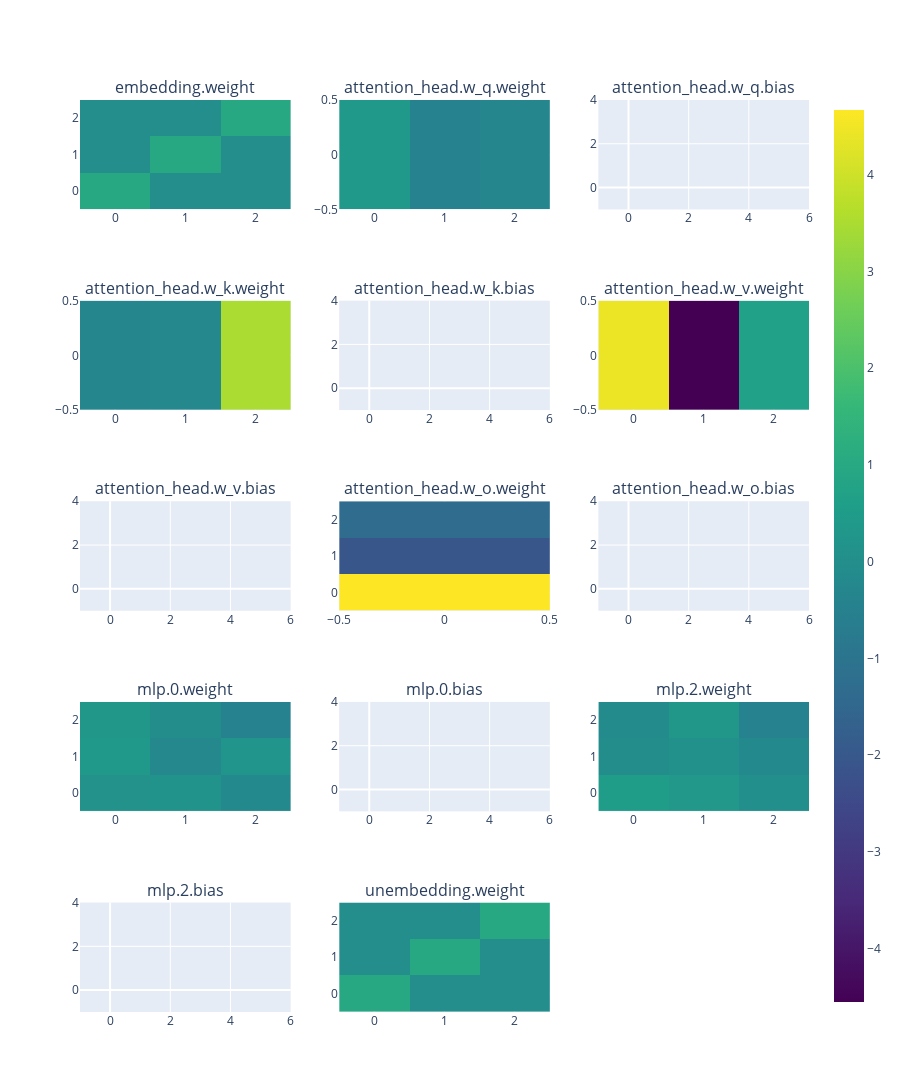

Write notebook code for a chart like this one.
### Code cell
from plotly.subplots import make_subplots

# Filter out biases from state_dict
filtered_state_dict = state_dict # {k: v for k, v in state_dict.items() if 'bias' not in k}

import plotly.graph_objects as go

# Create a subplot grid
num_matrices = len(filtered_state_dict)
fig = make_subplots(rows=num_matrices // 3 + 1, cols=3, subplot_titles=list(state_dict.keys()))

fig.update_layout(
    height=300*num_matrices / 3,  # Adjust height based on the number of matrices
    coloraxis={'colorscale': 'Viridis'},
    showlegend=False,
)

# Add a heatmap for each matrix in state_dict
for i, (name, matrix) in enumerate(filtered_state_dict.items()):
    fig.add_trace(
        go.Heatmap(z=matrix.cpu().numpy(), coloraxis="coloraxis"),
        row=(i // 3)+1, col=(i % 3) + 1,
    )

fig.show()

### Figure 1 — Plotly figure (JSON) as saved in the notebook; plotly's stock layout.template omitted (floating-point values rounded to 4 significant figures)
{"data": [{"coloraxis": "coloraxis", "type": "heatmap", "xaxis": "x", "yaxis": "y", "z": [[1, 0, 0], [0, 1, 0], [0, 0, 1]]}, {"coloraxis": "coloraxis", "type": "heatmap", "xaxis": "x2", "yaxis": "y2", "z": [[0.3867, -0.4641, -0.3029]]}, {"coloraxis": "coloraxis", "type": "heatmap", "xaxis": "x3", "yaxis": "y3", "z": [-0.9581]}, {"coloraxis": "coloraxis", "type": "heatmap", "xaxis": "x4", "yaxis": "y4", "z": [[-0.2547, -0.2227, 3.494]]}, {"coloraxis": "coloraxis", "type": "heatmap", "xaxis": "x5", "yaxis": "y5", "z": [0.09883]}, {"coloraxis": "coloraxis", "type": "heatmap", "xaxis": "x6", "yaxis": "y6", "z": [[4.423, -4.552, 0.6742]]}, {"coloraxis": "coloraxis", "type": "heatmap", "xaxis": "x7", "yaxis": "y7", "z": [0.6784]}, {"coloraxis": "coloraxis", "type": "heatmap", "xaxis": "x8", "yaxis": "y8", "z": [[4.67], [-2.084], [-1.317]]}, {"coloraxis": "coloraxis", "type": "heatmap", "xaxis": "x9", "yaxis": "y9", "z": [-0.3469, 2.904, -2.245]}, {"coloraxis": "coloraxis", "type": "heatmap", "xaxis": "x10", "yaxis": "y10", "z": [[0.1318, 0.1754, -0.2043], [0.3516, -0.2296, 0.2365], [0.3255, -0.0584, -0.456]]}, {"coloraxis": "coloraxis", "type": "heatmap", "xaxis": "x11", "yaxis": "y11", "z": [-0.4757, -0.07271, 0.3218]}, {"coloraxis": "coloraxis", "type": "heatmap", "xaxis": "x12", "yaxis": "y12", "z": [[0.5195, 0.3448, 0.03555], [-0.06259, 0.06439, -0.2064], [-0.117, 0.3267, -0.4712]]}, {"coloraxis": "coloraxis", "type": "heatmap", "xaxis": "x13", "yaxis": "y13", "z": [-0.3652, -0.1538, -0.3601]}, {"coloraxis": "coloraxis", "type": "heatmap", "xaxis": "x14", "yaxis": "y14", "z": [[1, 0, 0], [0, 1, 0], [0, 0, 1]]}], "layout": {"annotations": [{"font": {"size": 16}, "showarrow": false, "text": "embedding.weight", "x": 0.1444, "xanchor": "center", "xref": "paper", "y": 1, "yanchor": "bottom", "yref": "paper"}, {"font": {"size": 16}, "showarrow": false, "text": "attention_head.w_q.weight", "x": 0.5, "xanchor": "center", "xref": "paper", "y": 1, "yanchor": "bottom", "yref": "paper"}, {"font": {"size": 16}, "showarrow": false, "text": "attention_head.w_q.bias", "x": 0.8556, "xanchor": "center", "xref": "paper", "y": 1, "yanchor": "bottom", "yref": "paper"}, {"font": {"size": 16}, "showarrow": false, "text": "attention_head.w_k.weight", "x": 0.1444, "xanchor": "center", "xref": "paper", "y": 0.78, "yanchor": "bottom", "yref": "paper"}, {"font": {"size": 16}, "showarrow": false, "text": "attention_head.w_k.bias", "x": 0.5, "xanchor": "center", "xref": "paper", "y": 0.78, "yanchor": "bottom", "yref": "paper"}, {"font": {"size": 16}, "showarrow": false, "text": "attention_head.w_v.weight", "x": 0.8556, "xanchor": "center", "xref": "paper", "y": 0.78, "yanchor": "bottom", "yref": "paper"}, {"font": {"size": 16}, "showarrow": false, "text": "attention_head.w_v.bias", "x": 0.1444, "xanchor": "center", "xref": "paper", "y": 0.56, "yanchor": "bottom", "yref": "paper"}, {"font": {"size": 16}, "showarrow": false, "text": "attention_head.w_o.weight", "x": 0.5, "xanchor": "center", "xref": "paper", "y": 0.56, "yanchor": "bottom", "yref": "paper"}, {"font": {"size": 16}, "showarrow": false, "text": "attention_head.w_o.bias", "x": 0.8556, "xanchor": "center", "xref": "paper", "y": 0.56, "yanchor": "bottom", "yref": "paper"}, {"font": {"size": 16}, "showarrow": false, "text": "mlp.0.weight", "x": 0.1444, "xanchor": "center", "xref": "paper", "y": 0.34, "yanchor": "bottom", "yref": "paper"}, {"font": {"size": 16}, "showarrow": false, "text": "mlp.0.bias", "x": 0.5, "xanchor": "center", "xref": "paper", "y": 0.34, "yanchor": "bottom", "yref": "paper"}, {"font": {"size": 16}, "showarrow": false, "text": "mlp.2.weight", "x": 0.8556, "xanchor": "center", "xref": "paper", "y": 0.34, "yanchor": "bottom", "yref": "paper"}, {"font": {"size": 16}, "showarrow": false, "text": "mlp.2.bias", "x": 0.1444, "xanchor": "center", "xref": "paper", "y": 0.12, "yanchor": "bottom", "yref": "paper"}, {"font": {"size": 16}, "showarrow": false, "text": "unembedding.weight", "x": 0.5, "xanchor": "center", "xref": "paper", "y": 0.12, "yanchor": "bottom", "yref": "paper"}], "coloraxis": {"colorscale": [[0, "#440154"], [0.1111, "#482878"], [0.2222, "#3e4989"], [0.3333, "#31688e"], [0.4444, "#26828e"], [0.5556, "#1f9e89"], [0.6667, "#35b779"], [0.7778, "#6ece58"], [0.8889, "#b5de2b"], [1, "#fde725"]]}, "height": 1400, "showlegend": false, "xaxis": {"anchor": "y", "domain": [0, 0.2889]}, "xaxis10": {"anchor": "y10", "domain": [0, 0.2889]}, "xaxis11": {"anchor": "y11", "domain": [0.3556, 0.6444]}, "xaxis12": {"anchor": "y12", "domain": [0.7111, 1]}, "xaxis13": {"anchor": "y13", "domain": [0, 0.2889]}, "xaxis14": {"anchor": "y14", "domain": [0.3556, 0.6444]}, "xaxis15": {"anchor": "y15", "domain": [0.7111, 1]}, "xaxis2": {"anchor": "y2", "domain": [0.3556, 0.6444]}, "xaxis3": {"anchor": "y3", "domain": [0.7111, 1]}, "xaxis4": {"anchor": "y4", "domain": [0, 0.2889]}, "xaxis5": {"anchor": "y5", "domain": [0.3556, 0.6444]}, "xaxis6": {"anchor": "y6", "domain": [0.7111, 1]}, "xaxis7": {"anchor": "y7", "domain": [0, 0.2889]}, "xaxis8": {"anchor": "y8", "domain": [0.3556, 0.6444]}, "xaxis9": {"anchor": "y9", "domain": [0.7111, 1]}, "yaxis": {"anchor": "x", "domain": [0.88, 1]}, "yaxis10": {"anchor": "x10", "domain": [0.22, 0.34]}, "yaxis11": {"anchor": "x11", "domain": [0.22, 0.34]}, "yaxis12": {"anchor": "x12", "domain": [0.22, 0.34]}, "yaxis13": {"anchor": "x13", "domain": [0, 0.12]}, "yaxis14": {"anchor": "x14", "domain": [0, 0.12]}, "yaxis15": {"anchor": "x15", "domain": [0, 0.12]}, "yaxis2": {"anchor": "x2", "domain": [0.88, 1]}, "yaxis3": {"anchor": "x3", "domain": [0.88, 1]}, "yaxis4": {"anchor": "x4", "domain": [0.66, 0.78]}, "yaxis5": {"anchor": "x5", "domain": [0.66, 0.78]}, "yaxis6": {"anchor": "x6", "domain": [0.66, 0.78]}, "yaxis7": {"anchor": "x7", "domain": [0.44, 0.56]}, "yaxis8": {"anchor": "x8", "domain": [0.44, 0.56]}, "yaxis9": {"anchor": "x9", "domain": [0.44, 0.56]}}}
